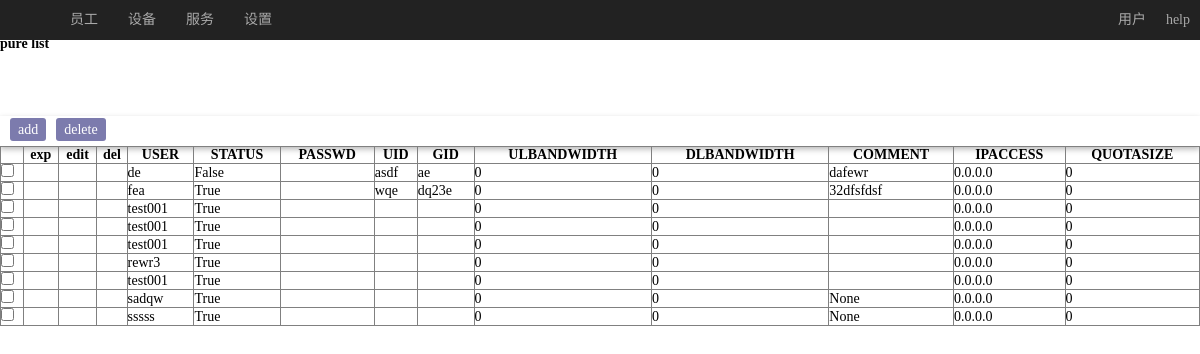
The app's page /pure_list/, older data.
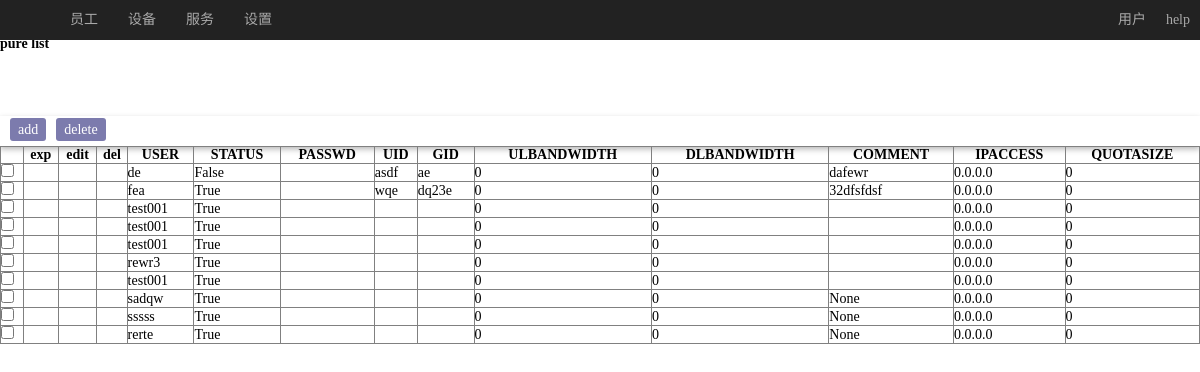
The same page, newer data.
### web/models.py (models this page shows)
class pureftp(models.Model):
    status = models.BooleanField(default=1)
    user=models.CharField(max_length=32)
    password=models.CharField(max_length=64)
    uid=models.CharField(max_length=11)
    gid=models.CharField(max_length=11)
    dir=models.CharField(max_length=128)
    ulbandwidth=models.IntegerField(default=0)
    dlbandwidth=models.IntegerField(default=0)
    comment=models.TextField(null=True)
    ipaccess=models.CharField(max_length=15,default='0.0.0.0')
    quotasize=models.IntegerField(default=0)
    quotafiles=models.IntegerField(default=0)
    createdate=models.DateField()
    lastedate=models.DateField()

### web/views.py (the view)
# urls.py: path('pure_list/', views.view_pure_list),
def view_pure_list(request):
    context={}
    context['hello']='pure list'
    ps = pureftp.objects.all()
    context['context'] = ps
    return render(request, 'pure_list.html', context)

### templates/pure_list.html (shortened to what this page needs)
{% extends "base.html" %}
{% block styecss %}
    <link rel="stylesheet" type="text/css" href="/static/css/view_hr_list.css">
{% endblock styecss %}
{% block mainbody %}
    <div class="header">
        <h3>{{ hello }}</h3>
    </div>
    <div class="cmd_nav">
        <ul class="cmd">
            <li>
                <a href="/search_form/">add</a>
            </li>
            <li>
                <a href="#">delete</a>
            </li>
        </ul>
    </div>
    <context>
        <div class="listview">
            <table border="1">
                <thead>
                    <tr>
                        <th></th>
                        <th>exp</th>
                        <th>edit</th>
                        <th>del</th>
                        <th>USER</th>
                        <th>STATUS</th>
                        <th>PASSWD</th>
                        <th>UID</th>
                        <th>GID</th>
                        <th>ULBANDWIDTH</th>
                        <th>DLBANDWIDTH</th>
                        <th>COMMENT</th>
                        <th>IPACCESS</th>
                        <th>QUOTASIZE</th>
                    </tr>
                </thead>
                <tbody>
                    {% for item in context %}
                        <tr>
                            <td><input type="checkbox"></td>
                            <td><a href=""></a></td>
                            <td><a href=""></a></td>
                            <td><a href=""></a></td>
                            <td>{{ item.user }}</td>
                            <td>{{ item.status }}</td>
                            <td>{{ item.passwd }}</td>
                            <td>{{ item.uid }}</td>
                            <td>{{ item.gid }}</td>
                            <td>{{ item.ulbandwidth }}</td>
                            <td>{{ item.dlbandwidth }}</td>
                            <td>{{ item.comment }}</td>
                            <td>{{ item.ipaccess }}</td>
                            <td>{{ item.quotasize }}</td>
                        </tr>
                    {% endfor %}
                </tbody>
            </table>
        </div>
	</context>
    <div class="footbar">
    </div>
{% endblock %}

Row changes from the older to the newer data that the page shows:
added pureftp: user "rerte", status "True", ulbandwidth "0", dlbandwidth "0", comment "None", ipaccess "0.0.0.0", quotasize "0"
